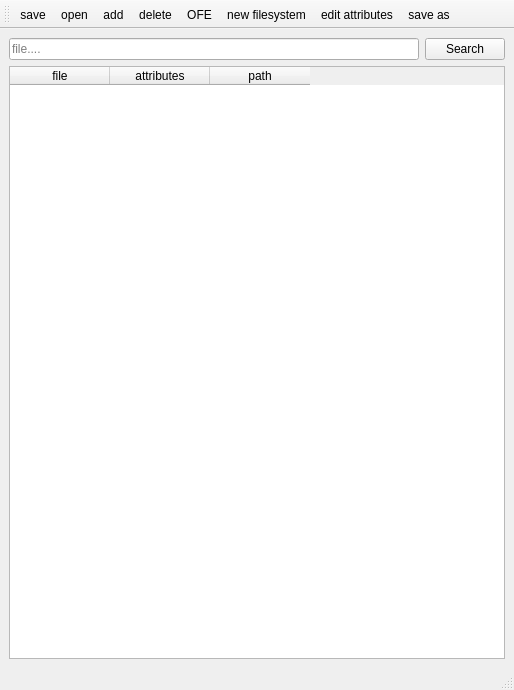
<?xml version="1.0" encoding="UTF-8"?>
<ui version="4.0">
 <class>MainWindow</class>
 <widget class="QMainWindow" name="MainWindow">
  <property name="geometry">
   <rect>
    <x>0</x>
    <y>0</y>
    <width>514</width>
    <height>690</height>
   </rect>
  </property>
  <property name="windowTitle">
   <string>MainWindow</string>
  </property>
  <widget class="QWidget" name="centralwidget">
   <layout class="QVBoxLayout" name="verticalLayout_2">
    <item>
     <layout class="QHBoxLayout" name="horizontalLayout">
      <item>
       <widget class="QLineEdit" name="searchBox">
        <property name="placeholderText">
         <string>file....</string>
        </property>
       </widget>
      </item>
      <item>
       <widget class="QPushButton" name="searchButton">
        <property name="text">
         <string>Search</string>
        </property>
        <property name="icon">
         <iconset>
          <normaloff>:/new/prefix1/Search.png</normaloff>:/new/prefix1/Search.png</iconset>
        </property>
       </widget>
      </item>
     </layout>
    </item>
    <item>
     <layout class="QVBoxLayout" name="verticalLayout">
      <item>
       <widget class="QTableWidget" name="table">
        <column>
         <property name="text">
          <string>file</string>
         </property>
        </column>
        <column>
         <property name="text">
          <string>attributes</string>
         </property>
        </column>
        <column>
         <property name="text">
          <string>path</string>
         </property>
        </column>
       </widget>
      </item>
     </layout>
    </item>
   </layout>
  </widget>
  <widget class="QMenuBar" name="menubar">
   <property name="geometry">
    <rect>
     <x>0</x>
     <y>0</y>
     <width>514</width>
     <height>22</height>
    </rect>
   </property>
  </widget>
  <widget class="QStatusBar" name="statusbar"/>
  <widget class="QToolBar" name="toolBar">
   <property name="windowTitle">
    <string>toolBar</string>
   </property>
   <attribute name="toolBarArea">
    <enum>TopToolBarArea</enum>
   </attribute>
   <attribute name="toolBarBreak">
    <bool>false</bool>
   </attribute>
   <addaction name="actionsave"/>
   <addaction name="actionopen"/>
   <addaction name="actionadd"/>
   <addaction name="actiondelete"/>
   <addaction name="actionOFE"/>
   <addaction name="actionnew"/>
   <addaction name="editAttributes"/>
   <addaction name="actionsave_as"/>
  </widget>
  <action name="actionsave">
   <property name="icon">
    <iconset theme="QIcon::ThemeIcon::DocumentSave">
     <normaloff>:/new/prefix1/assets/Save.png</normaloff>:/new/prefix1/assets/Save.png</iconset>
   </property>
   <property name="text">
    <string>save</string>
   </property>
   <property name="menuRole">
    <enum>QAction::MenuRole::NoRole</enum>
   </property>
  </action>
  <action name="actionsave_as">
   <property name="icon">
    <iconset theme="QIcon::ThemeIcon::DocumentSaveAs">
     <normaloff>:/new/prefix1/Save.png</normaloff>:/new/prefix1/Save.png</iconset>
   </property>
   <property name="text">
    <string>save as</string>
   </property>
   <property name="menuRole">
    <enum>QAction::MenuRole::NoRole</enum>
   </property>
  </action>
  <action name="actiondelete">
   <property name="icon">
    <iconset theme="QIcon::ThemeIcon::DialogError">
     <normaloff>:/new/prefix1/Restricted.png</normaloff>:/new/prefix1/Restricted.png</iconset>
   </property>
   <property name="text">
    <string>delete</string>
   </property>
   <property name="toolTip">
    <string>delete file</string>
   </property>
   <property name="menuRole">
    <enum>QAction::MenuRole::NoRole</enum>
   </property>
  </action>
  <action name="actionadd">
   <property name="icon">
    <iconset theme="QIcon::ThemeIcon::ListAdd">
     <normaloff>:/new/prefix1/Add.png</normaloff>:/new/prefix1/Add.png</iconset>
   </property>
   <property name="text">
    <string>add</string>
   </property>
   <property name="toolTip">
    <string>add file</string>
   </property>
   <property name="menuRole">
    <enum>QAction::MenuRole::NoRole</enum>
   </property>
  </action>
  <action name="actionopen">
   <property name="icon">
    <iconset theme="QIcon::ThemeIcon::DocumentOpen">
     <normaloff>:/new/prefix1/Open.png</normaloff>:/new/prefix1/Open.png</iconset>
   </property>
   <property name="text">
    <string>open</string>
   </property>
   <property name="toolTip">
    <string>open filesystem</string>
   </property>
   <property name="menuRole">
    <enum>QAction::MenuRole::NoRole</enum>
   </property>
  </action>
  <action name="editAttributes">
   <property name="icon">
    <iconset theme="QIcon::ThemeIcon::DocumentProperties">
     <normaloff>:/new/prefix1/IE Edit.png</normaloff>:/new/prefix1/IE Edit.png</iconset>
   </property>
   <property name="text">
    <string>edit attributes</string>
   </property>
   <property name="toolTip">
    <string>adit attributes</string>
   </property>
   <property name="menuRole">
    <enum>QAction::MenuRole::NoRole</enum>
   </property>
  </action>
  <action name="actionOFE">
   <property name="icon">
    <iconset theme="QIcon::ThemeIcon::FolderOpen">
     <normaloff>:/new/prefix1/Up.png</normaloff>:/new/prefix1/Up.png</iconset>
   </property>
   <property name="text">
    <string>OFE</string>
   </property>
   <property name="toolTip">
    <string>Open in file manager</string>
   </property>
   <property name="menuRole">
    <enum>QAction::MenuRole::NoRole</enum>
   </property>
  </action>
  <action name="actionnew">
   <property name="icon">
    <iconset theme="QIcon::ThemeIcon::DocumentNew">
     <normaloff>:/new/prefix1/Generic Document.png</normaloff>:/new/prefix1/Generic Document.png</iconset>
   </property>
   <property name="text">
    <string>new filesystem</string>
   </property>
   <property name="menuRole">
    <enum>QAction::MenuRole::NoRole</enum>
   </property>
  </action>
 </widget>
 <resources/>
 <connections/>
</ui>
